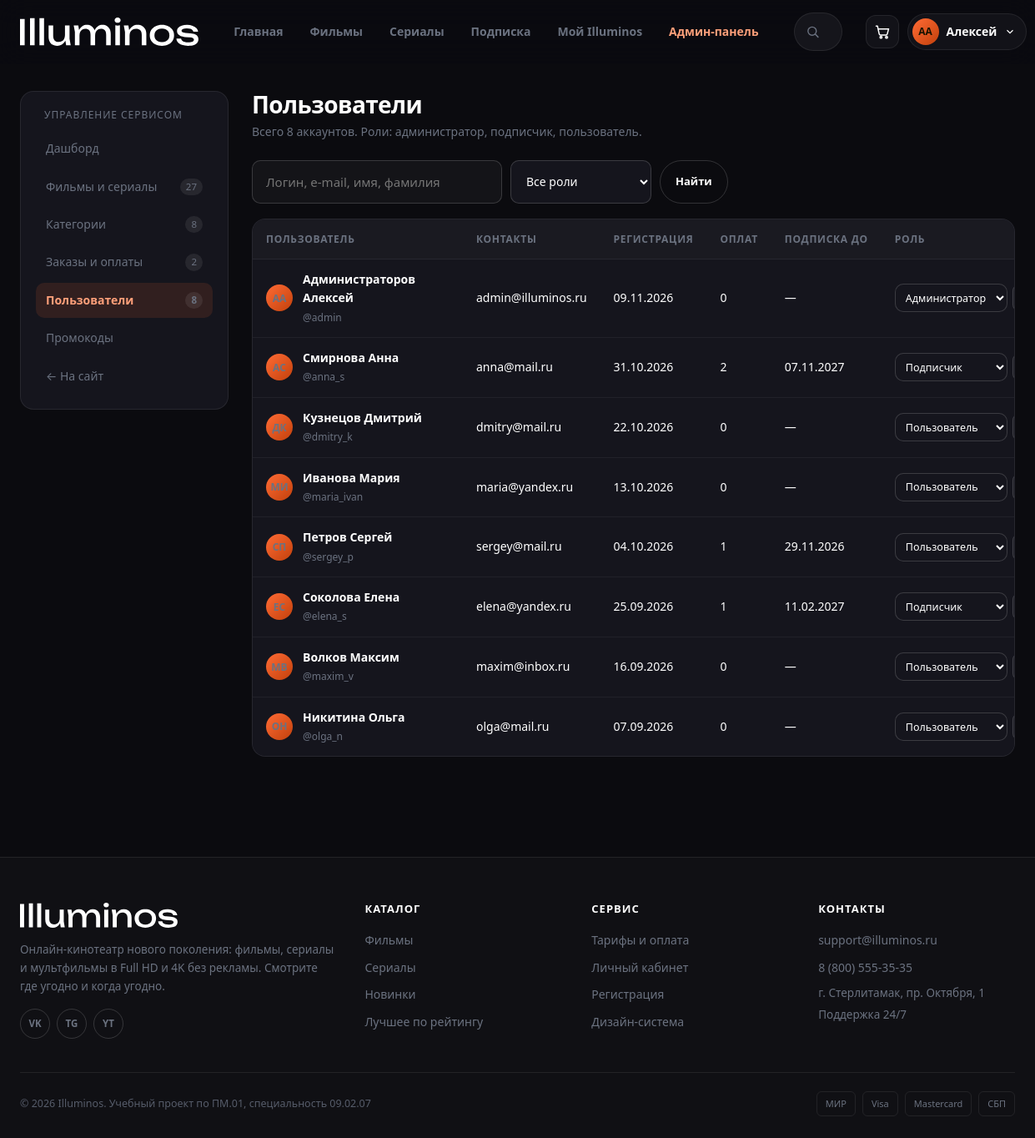
The page /admin/users.php (signed in) on the database its author committed.
### tables this page shows
CREATE TABLE `users` (
  `id` int(10) unsigned NOT NULL AUTO_INCREMENT,
  `last_name` varchar(50) NOT NULL COMMENT 'Фамилия',
  `first_name` varchar(50) NOT NULL COMMENT 'Имя',
  `middle_name` varchar(50) DEFAULT NULL COMMENT 'Отчество',
  `login` varchar(32) NOT NULL COMMENT 'Логин для входа',
  `email` varchar(120) NOT NULL COMMENT 'Электронная почта',
  `password_hash` varchar(255) NOT NULL COMMENT 'Хеш пароля (password_hash)',
  `role` enum('user','subscriber','admin') NOT NULL DEFAULT 'user',
  `avatar` varchar(255) DEFAULT NULL COMMENT 'Файл аватара в uploads/avatars',
  `status` enum('active','blocked') NOT NULL DEFAULT 'active',
  `created_at` datetime NOT NULL DEFAULT CURRENT_TIMESTAMP,
  PRIMARY KEY (`id`),
  UNIQUE KEY `uq_users_login` (`login`),
  UNIQUE KEY `uq_users_email` (`email`)
);

### includes/functions.php (called while the page is built, shortened)
<?php
function url(string $path = ''): string
{
    return BASE_URL . '/' . ltrim($path, '/');
}
function asset(string $path): string
{
    return url('assets/' . ltrim($path, '/'));
}
function asset_versioned(string $path): string
{
    $file = __DIR__ . '/../assets/' . ltrim($path, '/');
    $version = is_file($file) ? (string)filemtime($file) : '1';
    return asset($path) . '?v=' . $version;
}
function e(?string $value): string
{
    return htmlspecialchars((string)$value, ENT_QUOTES | ENT_SUBSTITUTE, 'UTF-8');
}

### includes/auth.php (called while the page is built, shortened)
<?php
function current_user(): ?array
{
    static $user = null;
    static $loaded = false;
    if ($loaded) {
        return $user;
    }
    $loaded = true;
    $id = $_SESSION['user_id'] ?? null;
    $stmt = db()->prepare('SELECT * FROM users WHERE id = ? AND status = "active" LIMIT 1');
    $stmt->execute([$id]);
    $user = $stmt->fetch() ?: null;
    return $user;
}
function is_logged_in(): bool
{
    return current_user() !== null;
}
function is_admin(): bool
{
    return (current_user()['role'] ?? '') === 'admin';
}
function require_auth(): void
{
    if (!is_logged_in()) {
        flash('Войдите в аккаунт, чтобы продолжить.', 'warning');
        redirect(url('login.php?next=' . urlencode($_SERVER['REQUEST_URI'] ?? '')));
    }
}
function require_admin(): void
{
    require_auth();
}
function user_initials(array $user): string
{
    return mb_strtoupper(mb_substr($user['first_name'] ?? '', 0, 1) . mb_substr($user['last_name'] ?? '', 0, 1));
}

### config/db.php (called while the page is built, shortened)
<?php
function db(): PDO
{
    static $pdo = null;
    if ($pdo instanceof PDO) {
        return $pdo;
    }
    $dsn = sprintf('mysql:host=%s;port=%s;dbname=%s;charset=utf8mb4', DB_HOST, DB_PORT, DB_NAME);
    try {
        $pdo = new PDO($dsn, DB_USER, DB_PASS, [
            PDO::ATTR_ERRMODE            => PDO::ERRMODE_EXCEPTION,
            PDO::ATTR_DEFAULT_FETCH_MODE => PDO::FETCH_ASSOC,
            PDO::ATTR_EMULATE_PREPARES   => false,
        ]);
    } catch (PDOException $e) {
        http_response_code(500);
        exit(
            '<div class="u-font-system u-p-40 u-max-w-720 u-m-0-auto u-text-eee u-bg-12121a">'
            . '<h2 class="u-text-accent-hex">Нет соединения с базой данных</h2>'
            . '<p>Проверьте, что MySQL запущен в OpenServer Panel, а база <b>' . DB_NAME . '</b> импортирована из '
            . '<code>database/illuminos.sql</code>.</p>'
            . '<p class="u-text-dim">' . htmlspecialchars($e->getMessage()) . '</p></div>'
        );
    }
    return $pdo;
}

### admin/users.php (the view, shortened to what this page needs)
<?php
require_admin();
$q = trim((string)($_GET['q'] ?? ''));
$where  = [];
$params = [];
$whereSql = $where ? 'WHERE ' . implode(' AND ', $where) : '';
$stmt = db()->prepare(
    "SELECT u.*,
            (SELECT COUNT(*) FROM payments p WHERE p.user_id = u.id AND p.status = 'paid') AS paid_orders,
            (SELECT MAX(ends_at) FROM subscriptions s WHERE s.user_id = u.id AND s.status = 'active') AS sub_until
       FROM users u
       {$whereSql}
      ORDER BY u.created_at DESC"
);
$stmt->execute($params);
$users = $stmt->fetchAll();
require __DIR__ . '/../includes/header.php';
?>
<div class="container">
    <div class="admin-layout">
        <?php require __DIR__ . '/_nav.php'; ?>
        <div class="admin-main">
            <div class="admin-head">
                <div>
                    <h1>Пользователи</h1>
                    <p>Всего <?= count($users) ?> аккаунтов. Роли: администратор, подписчик, пользователь.</p>
                </div>
            </div>
            <form class="u-d-flex u-gap-10 u-flex-wrap u-mb-18" method="get" action="<?= url('admin/users.php') ?>">
                <input class="input u-max-w-300" type="search" name="q" value="<?= e($q) ?>"
                       placeholder="Логин, e-mail, имя, фамилия">
                <select class="select" name="role" onchange="this.form.submit()">
                    <option value="">Все роли</option>
                </select>
                <button class="btn btn--outline btn--sm" type="submit">Найти</button>
            </form>
            <div class="admin-table-wrap">
                <table class="admin-table">
                    <thead>
                    <tr>
                        <th>Пользователь</th><th>Контакты</th><th>Регистрация</th>
                        <th>Оплат</th><th>Подписка до</th><th>Роль</th><th>Статус</th>
                    </tr>
                    </thead>
                    <tbody>
                    <?php foreach ($users as $userRow): ?>
                        <tr>
                            <td>
                                <div class="admin-table__title">
                                    <span class="avatar avatar--initials"><?= e(user_initials($userRow)) ?></span>
                                    <div>
                                        <strong><?= e($userRow['last_name'] . ' ' . $userRow['first_name']) ?></strong>
                                        <span>@<?= e($userRow['login']) ?></span>
                                    </div>
                                </div>
                            </td>
                            <td><?= e($userRow['email']) ?></td>
                            <td><?= e(date('d.m.Y', strtotime($userRow['created_at']))) ?></td>
                            <td><?= (int)$userRow['paid_orders'] ?></td>
                            <td><?= $userRow['sub_until'] ? e(date('d.m.Y', strtotime($userRow['sub_until']))) : '—' ?></td>
                            <td>
                                <form class="u-d-flex u-gap-6" method="post" action="<?= url('admin/users.php') ?>">
                                    <select class="select u-p-6-8 u-fs-12-5" name="role" aria-label="Роль">
                                        <option value="user" <?= $userRow['role'] === 'user' ? 'selected' : '' ?>>Пользователь</option>
                                        <option value="subscriber" <?= $userRow['role'] === 'subscriber' ? 'selected' : '' ?>>Подписчик</option>
                                        <option value="admin" <?= $userRow['role'] === 'admin' ? 'selected' : '' ?>>Администратор</option>
                                    </select>
                                    <button class="icon-btn" type="submit" title="Сохранить роль">✓</button>
                                </form>
                            </td>
                        </tr>
                    <?php endforeach; ?>
                    </tbody>
                </table>
            </div>
        </div>
    </div>
</div>
<?php require __DIR__ . '/../includes/footer.php'; ?>

### includes/header.php (shortened to what this page needs)
<?php
$user       = current_user();
$active     = $active ?? '';
?>
<!DOCTYPE html>
<html lang="ru">
<head>
    <link rel="stylesheet" href="<?= asset_versioned('vendor/bootstrap.min.css') ?>">
    <link rel="stylesheet" href="<?= asset_versioned('css/style.css') ?>">
</head>
<body>
<header class="site-header" id="siteHeader">
    <div class="container site-header__inner">
        <a class="logo" href="<?= url('index.php') ?>" aria-label="Illuminos — на главную">
            <img class="logo__img" src="<?= asset('img/logos/logo.svg') ?>" alt="Illuminos">
        </a>
        <nav class="main-nav" id="mainNav" aria-label="Основная навигация">
            <a class="main-nav__link <?= $active === 'home' ? 'is-active' : '' ?>" href="<?= url('index.php') ?>">Главная</a>
            <a class="main-nav__link <?= $active === 'movies' ? 'is-active' : '' ?>" href="<?= url('movies.php') ?>">Фильмы</a>
            <a class="main-nav__link <?= $active === 'series' ? 'is-active' : '' ?>" href="<?= url('series.php') ?>">Сериалы</a>
            <a class="main-nav__link <?= $active === 'pricing' ? 'is-active' : '' ?>" href="<?= url('pricing.php') ?>">Подписка</a>
            <?php if ($user): ?>
                <a class="main-nav__link <?= $active === 'cabinet' ? 'is-active' : '' ?>" href="<?= url('cabinet.php') ?>">Мой Illuminos</a>
            <?php endif; ?>
            <?php if (is_admin()): ?>
                <a class="main-nav__link main-nav__link--admin" href="<?= url('admin/index.php') ?>">Админ-панель</a>
            <?php endif; ?>
        </nav>
        <form class="search" id="searchForm" action="<?= url('catalog.php') ?>" method="get" autocomplete="off" role="search">
            <svg class="search__icon" viewBox="0 0 24 24" aria-hidden="true">
                <circle cx="11" cy="11" r="7"></circle>
                <line x1="21" y1="21" x2="16.4" y2="16.4"></line>
            </svg>
            <input class="search__input" type="search" name="q" id="searchInput"
                   placeholder="Фильмы, сериалы, актёры" aria-label="Поиск по каталогу"
                   value="<?= e($_GET['q'] ?? '') ?>">
        </form>
        <div class="header-actions">
            <a class="cart-link" href="<?= url('cart.php') ?>" aria-label="Корзина">
                <svg viewBox="0 0 24 24" aria-hidden="true">
                    <path d="M3 4h2l2.4 11.2a2 2 0 0 0 2 1.6h7.7a2 2 0 0 0 2-1.6L21 8H6"></path>
                    <circle cx="10" cy="20" r="1.4"></circle>
                    <circle cx="18" cy="20" r="1.4"></circle>
                </svg>
            </a>
            <?php if ($user): ?>
                <div class="user-menu" id="userMenu">
                    <button class="user-menu__toggle" type="button" aria-haspopup="true" aria-expanded="false">
                        <?php if (!empty($user['avatar'])): ?>
                            <img class="avatar" src="<?= url('uploads/avatars/' . $user['avatar']) ?>" alt="">
                        <?php else: ?>
                            <span class="avatar avatar--initials"><?= e(user_initials($user)) ?></span>
                        <?php endif; ?>
                        <span class="user-menu__name"><?= e($user['first_name']) ?></span>
                        <svg class="user-menu__chevron" viewBox="0 0 24 24" aria-hidden="true"><path d="M6 9l6 6 6-6"/></svg>
                    </button>
                </div>
            <?php endif; ?>
        </div>
    </div>
</header>
<main class="site-main">

### rows shown on the page
users: user_initials($user) "АА", first_name "Алексей", user_initials($userRow) "АА", last_name+first_name "Администраторов Алексей", login "admin", email "admin@illuminos.ru", created_at "09.11.2026", paid_orders "0", role "Администратор"
users: user_initials($userRow) "АС", last_name+first_name "Смирнова Анна", login "anna_s", email "anna@mail.ru", created_at "31.10.2026", paid_orders "2", sub_until "07.11.2027", role "Подписчик"
users: user_initials($userRow) "ДК", last_name+first_name "Кузнецов Дмитрий", login "dmitry_k", email "dmitry@mail.ru", created_at "22.10.2026", paid_orders "0", role "Пользователь"
users: user_initials($userRow) "МИ", last_name+first_name "Иванова Мария", login "maria_ivan", email "maria@yandex.ru", created_at "13.10.2026", paid_orders "0", role "Пользователь"
users: user_initials($userRow) "СП", last_name+first_name "Петров Сергей", login "sergey_p", email "sergey@mail.ru", created_at "04.10.2026", paid_orders "1", sub_until "29.11.2026", role "Пользователь"
users: user_initials($userRow) "ЕС", last_name+first_name "Соколова Елена", login "elena_s", email "elena@yandex.ru", created_at "25.09.2026", paid_orders "1", sub_until "11.02.2027", role "Подписчик"
users: user_initials($userRow) "МВ", last_name+first_name "Волков Максим", login "maxim_v", email "maxim@inbox.ru", created_at "16.09.2026", paid_orders "0", role "Пользователь"
users: user_initials($userRow) "ОН", last_name+first_name "Никитина Ольга", login "olga_n", email "olga@mail.ru", created_at "07.09.2026", paid_orders "0", role "Пользователь"

### other values the page prints
$counts['titles'] "27"
$counts['genres'] "8"
$counts['payments'] "2"
$counts['users'] "8"
count($users) "8"
SITE_EMAIL "support@illuminos.ru"
SITE_PHONE "8 (800) 555-35-35"
SITE_ADDRESS "г. Стерлитамак, пр. Октября, 1"
SITE_NAME "Illuminos"
